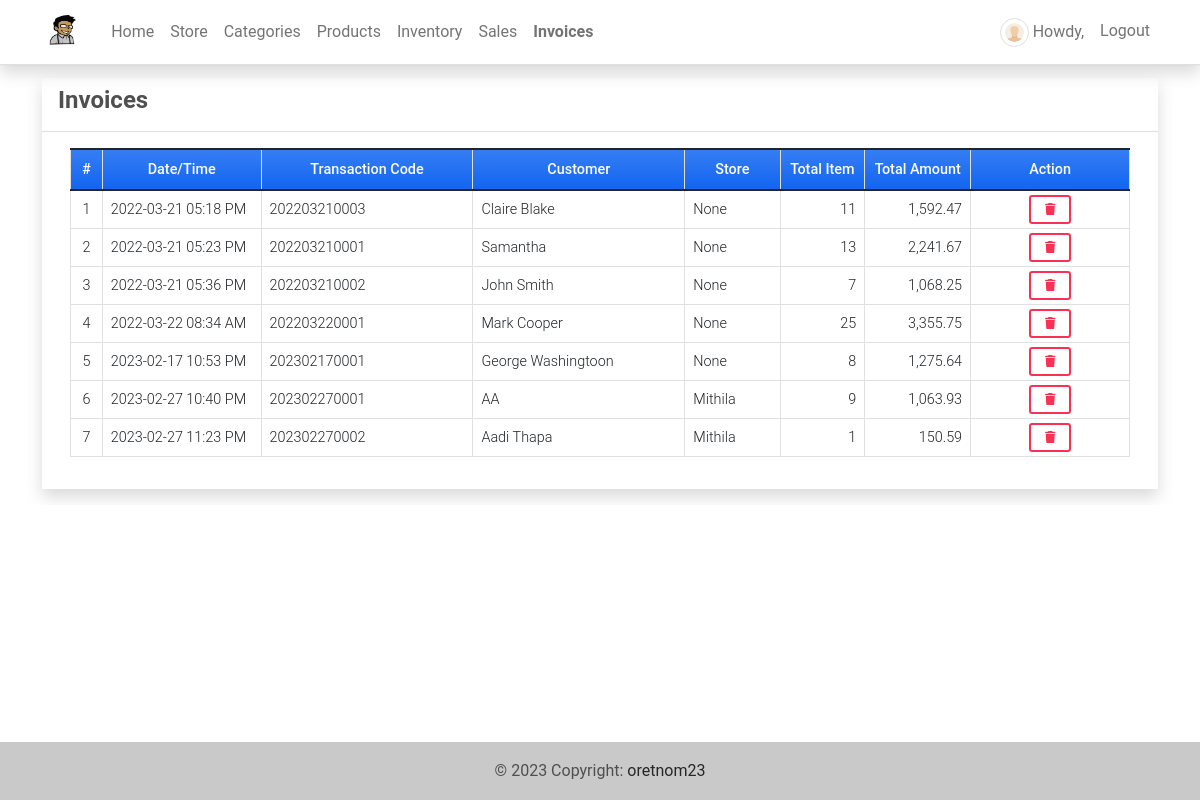
The page /invoices (signed in) on the database as committed earlier.
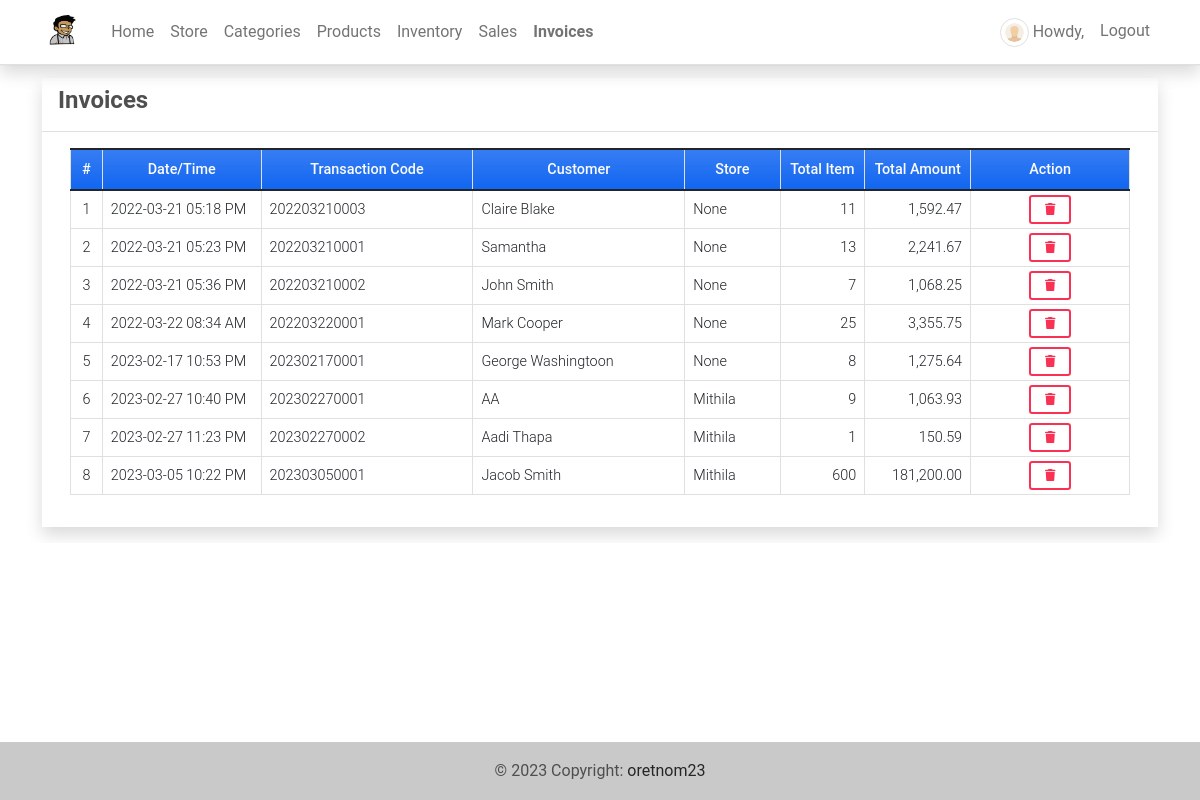
The same page on the database as committed later.
### imsApp/models.py (models this page shows, shortened)
class Invoice(models.Model):
    transaction = models.CharField(max_length = 250)
    customer = models.CharField(max_length = 250)
    total = models.FloatField(default= 0)
    store = models.ForeignKey(Store, on_delete=models.CASCADE,blank=True, null=True)
    date_created = models.DateTimeField(default=timezone.now)
    date_updated = models.DateTimeField(auto_now=True)
    def item_count(self):
        return Invoice_Item.objects.filter(invoice = self).aggregate(Sum('quantity'))['quantity__sum']

class Store(models.Model):
    name = models.CharField(max_length=250)
    address = models.TextField()
    category = models.ForeignKey(Category, on_delete=models.CASCADE)
    products = models.ManyToManyField(Product, through='StoreProduct')
    date_created = models.DateTimeField(default=timezone.now)
    date_updated = models.DateTimeField(auto_now=True)
    owner = models.OneToOneField(User, default=1,on_delete=models.CASCADE ,blank=True, null=True)
    def __str__(self):
        return self.name

### imsApp/auth.py (the view)
    def wrapper_function(request,*args,**kwargs):
        if request.user.is_superuser:
            return view_function(request,*args,**kwargs)
        else:
            return redirect('home-page')

### imsApp/auth.py (called while the page is built)
def admin_only(view_function):
    def wrapper_function(request,*args,**kwargs):
        if request.user.is_superuser:
            return view_function(request,*args,**kwargs)
        else:
            return redirect('home-page')
    return wrapper_function

### imsApp/views.py (called while the page is built)
@admin_only
@login_required
def invoices(request):
    invoice =  Invoice.objects.all()
    context['page_title'] = 'Invoices'
    context['invoices'] = invoice
    return render(request, 'invoices.html', context)

### imsApp/templates/invoices.html (shortened to what this page needs)
{% extends 'base.html' %} {% load humanize %} {% block pageContent %}
<div class="col-lg-12 col-md-12 col-sm-12 col-xs-12">
    <div class="card card-default rounded-0 shadow ">
        <div class="card-header">
            <div class="d-flex w-100 align-items-center justify-content-between">
                <h4 class="card-title fw-bold">Invoices</h4>
            </div>
        </div>
        <div class="card-body">
            <div class="container-fluid">
                <table class="table table-bordered" id="invoice-list">
                    <colgroup>
                        {% if request.user.is_superuser %}
                        <col width="3%">
                        <col width="15%">
                        <col width="20%">
                        <col width="20%">
                        <col width="9%">
                        <col width="8%">
                        <col width="10%">
                        <col width="15%">
                        {% endif %}
                    </colgroup>
                    <thead>
                        <tr class="bg-gradient bg-primary bg-opacity-50 text-light">
                            {% if request.user.is_superuser %}
                            <th class="px-2 py-2 text-center">#</th>
                            <th class="px-2 py-2 text-center">Date/Time</th>
                            <th class="px-2 py-2 text-center">Transaction Code</th>
                            <th class="px-2 py-2 text-center">Customer</th>
                            <th class="px-2 py-2 text-center">Store</th>
                            <th class="px-2 py-2 text-center">Total Item</th>
                            <th class="px-2 py-2 text-center">Total Amount</th>
                            <th class="px-2 py-2 text-center">Action</th>
                            {% endif %}
                        </tr>
                    </thead>
                    <tbody>
                        {% for invoice in invoices %}
                        <tr>
                            {% if request.user.is_superuser %}
                            <td class="px-2 py-1 align-middle text-center">{{ forloop.counter }}</td>
                            <td class="px-2 py-1 align-middle">{{ invoice.date_created|date:"Y-m-d h:i A" }}</td>
                            <td class="px-2 py-1 align-middle">{{ invoice.transaction }}</td>
                            <td class="px-2 py-1 align-middle">{{ invoice.customer }}</td>
                            <td class="px-2 py-1 align-middle">{{ invoice.store }}</td>
                            <td class="px-2 py-1 align-middle text-end">{{ invoice.item_count|floatformat:0|intcomma }}</td>
                            <td class="px-2 py-1 align-middle text-end">{{ invoice.total|floatformat:2|intcomma }}</td>
                            <td class="px-2 py-1 align-middle text-center">
                                <button class="btn btn-outline-danger btn-sm delete-data" type="button" data-id="{{ invoice.pk }}" title="Delete">
                                    <i class="fa fa-trash"></i>
                                </button>
                            </td>
                            {% endif %}
                        </tr>
                        {% endfor %}
                    </tbody>
                </table>
            </div>
        </div>
    </div>
</div>
{% endblock pageContent %}

Rows that differ between the two databases and show on the page:
added Invoice: date_created "2023-03-05 10:22 PM", transaction "202303050001", customer "Jacob Smith", store "Mithila", item_count "600", total "181,200.00"
